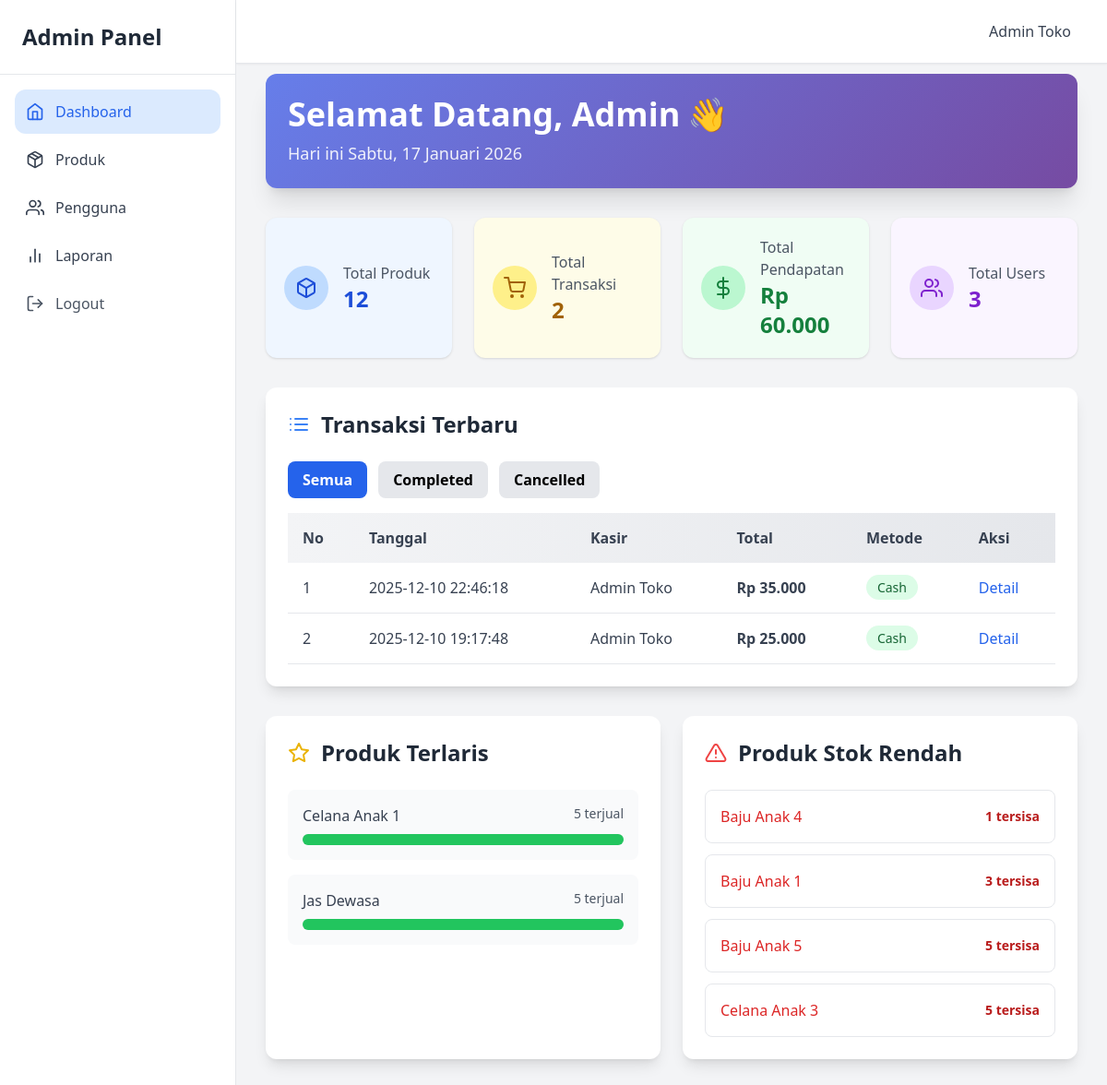
The page /dashboard/ (signed in) on the database its author committed.
### tables this page shows
CREATE TABLE `transactions` (
  `id` INT(11) NOT NULL AUTO_INCREMENT,
  `user_id` INT(11) NOT NULL,
  `total` INT(11) NOT NULL,
  `payment` INT(11) NOT NULL,
  `change_money` INT(11) NOT NULL,
  `method` ENUM('cash','qris','transfer') DEFAULT 'cash',
  `status` ENUM('completed','cancelled') DEFAULT 'completed',
  `created_at` DATETIME DEFAULT CURRENT_TIMESTAMP,
  PRIMARY KEY (`id`),
  KEY `user_id` (`user_id`),
  CONSTRAINT `fk_transactions_user`
    FOREIGN KEY (`user_id`) REFERENCES `users` (`id`)
);

CREATE TABLE `users` (
  `id` INT(11) NOT NULL AUTO_INCREMENT,
  `name` VARCHAR(100) NOT NULL,
  `email` VARCHAR(100) NOT NULL,
  `password` VARCHAR(255) NOT NULL,
  `role` ENUM('admin','kasir') DEFAULT 'kasir',
  `created_at` DATETIME DEFAULT CURRENT_TIMESTAMP,
  PRIMARY KEY (`id`),
  UNIQUE KEY `email` (`email`)
);

CREATE TABLE `products` (
  `id` INT(11) NOT NULL AUTO_INCREMENT,
  `name` VARCHAR(150) NOT NULL,
  `price` INT(11) NOT NULL,
  `stock` INT(11) NOT NULL,
  `image` VARCHAR(255) DEFAULT NULL,
  `is_deleted` TINYINT(1) DEFAULT 0,
  `created_at` DATETIME DEFAULT CURRENT_TIMESTAMP,
  `updated_at` DATETIME DEFAULT CURRENT_TIMESTAMP ON UPDATE CURRENT_TIMESTAMP,
  PRIMARY KEY (`id`)
);

### dashboard/logic/index.php (called while the page is built, shortened)
<?php
include "../../include/conn.php";
$totalProducts = $conn->query("SELECT COUNT(*) as total FROM products")->fetch_assoc()['total'];
$totalTransactions = $conn->query("SELECT COUNT(*) as total FROM transactions")->fetch_assoc()['total'];
$totalRevenue = $conn->query("
  SELECT SUM(total) as total
  FROM transactions
  WHERE status = 'completed'
")->fetch_assoc()['total'];
$totalRevenue = $totalRevenue ?? 0;
$totalUsers = $conn->query("SELECT COUNT(*) as total FROM users")->fetch_assoc()['total'];
$whereClause = "";
$recentTransactions = [];
$sql = "
    SELECT t.id, t.total, t.method, t.created_at, t.status, u.name as kasir
    FROM transactions t
    JOIN users u ON t.user_id = u.id
    $whereClause
    ORDER BY t.created_at DESC
    LIMIT 10
";
$res = $conn->query($sql);
while ($row = $res->fetch_assoc()) {
  $recentTransactions[] = $row;
}
$bestSellingProducts = [];
$res = $conn->query("
    SELECT p.id, p.name, p.stock, SUM(ti.qty) as total_sold
    FROM transaction_items ti
    JOIN products p ON ti.product_id = p.id
    GROUP BY p.id
    ORDER BY total_sold DESC
    LIMIT 5
");
while ($row = $res->fetch_assoc()) {
  $bestSellingProducts[] = $row;
}
$lowStockProducts = [];
$res = $conn->query("
    SELECT id, name, stock
    FROM products
    WHERE stock < 10
    ORDER BY stock ASC
");
while ($row = $res->fetch_assoc()) {
  $lowStockProducts[] = $row;
}
$hariIndo = [
  'Sunday' => 'Minggu',
  'Monday' => 'Senin',
  'Tuesday' => 'Selasa',
  'Wednesday' => 'Rabu',
  'Thursday' => 'Kamis',
  'Friday' => 'Jumat',
  'Saturday' => 'Sabtu'
];
$bulanIndo = [
  1 => 'Januari',
  2 => 'Februari',
  3 => 'Maret',
  4 => 'April',
  5 => 'Mei',
  6 => 'Juni',
  7 => 'Juli',
  8 => 'Agustus',
  9 => 'September',
  10 => 'Oktober',
  11 => 'November',
  12 => 'Desember'
];
$hari = $hariIndo[date('l')];
$tanggal = date('d');
$bulan = $bulanIndo[intval(date('m'))];
$tahun = date('Y');
$formattedTanggal = "$hari, $tanggal $bulan $tahun";

### dashboard/ui/index.php (the view, shortened to what this page needs)
<?php
include "../logic/index.php";
?>
<!DOCTYPE html>
<html lang="en">
<head>
  <?php include __DIR__ . '/../../include/module.php'; ?>
</head>
<body class="bg-gray-100">
  <?php include "../../include/layouts/sidebar.php"; ?>
  <?php include "../../include/layouts/header.php"; ?>
  <div class="ml-64 pt-20 p-8">
    <div class="gradient-bg text-white p-6 rounded-xl shadow-xl mb-8">
      <h1 class="text-4xl font-bold mb-2 flex items-center gap-2">
        <span>Selamat Datang, Admin</span>
        <span class="animate-bounce">👋</span>
      </h1>
      <p class="text-lg opacity-90">Hari ini <?php echo $formattedTanggal; ?></p>
    </div>
    <div class="grid grid-cols-1 md:grid-cols-4 gap-6 mb-8">
      <div class="p-5 bg-blue-50 rounded-xl shadow hover:shadow-lg transition flex items-center gap-4">
        <div class="bg-blue-200 p-3 rounded-full">
          <i data-feather="box" class="w-6 h-6 text-blue-700"></i>
        </div>
        <div>
          <p class="text-gray-600 font-medium">Total Produk</p>
          <p class="text-2xl md:text-2xl font-bold text-blue-700"><?= $totalProducts; ?></p>
        </div>
      </div>
      <div class="p-5 bg-yellow-50 rounded-xl shadow hover:shadow-lg transition flex items-center gap-4">
        <div class="bg-yellow-200 p-3 rounded-full">
          <i data-feather="shopping-cart" class="w-6 h-6 text-yellow-700"></i>
        </div>
        <div>
          <p class="text-gray-600 font-medium">Total Transaksi</p>
          <p class="text-2xl md:text-2xl font-bold text-yellow-700"><?= $totalTransactions; ?></p>
        </div>
      </div>
      <div class="p-5 bg-green-50 rounded-xl shadow hover:shadow-lg transition flex items-center gap-4">
        <div class="bg-green-200 p-3 rounded-full">
          <i data-feather="dollar-sign" class="w-6 h-6 text-green-700"></i>
        </div>
        <div>
          <p class="text-gray-600 font-medium">Total Pendapatan</p>
          <p class="text-2xl md:text-2xl font-bold text-green-700">Rp <?= number_format($totalRevenue, 0, ',', '.'); ?></p>
        </div>
      </div>
      <div class="p-5 bg-purple-50 rounded-xl shadow hover:shadow-lg transition flex items-center gap-4">
        <div class="bg-purple-200 p-3 rounded-full">
          <i data-feather="users" class="w-6 h-6 text-purple-700"></i>
        </div>
        <div>
          <p class="text-gray-600 font-medium">Total Users</p>
          <p class="text-2xl md:text-2xl font-bold text-purple-700"><?= $totalUsers; ?></p>
        </div>
      </div>
    </div>
    <div class="bg-white p-6 rounded-xl shadow-lg card-hover mb-8">
      <h2 class="text-2xl font-semibold mb-6 text-gray-800 flex items-center">
        <i data-feather="list" class="mr-3 text-blue-500"></i>Transaksi Terbaru
      </h2>
      <div class="mb-4 flex gap-3">
        <a href="dashboard/?status=all"
          class="px-4 py-2 rounded-lg font-semibold transition
    <?= (!isset($_GET['status']) || $_GET['status'] === 'all')
      ? 'bg-blue-600 text-white'
      : 'bg-gray-200 hover:bg-gray-300'
    ?>">
          Semua
        </a>
        <a href="dashboard/?status=completed"
          class="px-4 py-2 rounded-lg font-semibold transition
    <?= (isset($_GET['status']) && $_GET['status'] === 'completed')
      ? 'bg-green-600 text-white'
      : 'bg-gray-200 hover:bg-gray-300'
    ?>">
          Completed
        </a>
        <a href="dashboard/?status=cancelled"
          class="px-4 py-2 rounded-lg font-semibold transition
    <?= (isset($_GET['status']) && $_GET['status'] === 'cancelled')
      ? 'bg-red-600 text-white'
      : 'bg-gray-200 hover:bg-gray-300'
    ?>">
          Cancelled
        </a>
      </div>
      <div class="overflow-x-auto">
        <table class="w-full table-auto border-collapse">
          <thead class="bg-gradient-to-r from-gray-100 to-gray-200">
            <tr class="text-left text-gray-700">
              <th class="p-4 font-semibold">No</th>
              <th class="p-4 font-semibold">Tanggal</th>
              <th class="p-4 font-semibold">Kasir</th>
              <th class="p-4 font-semibold">Total</th>
              <th class="p-4 font-semibold">Metode</th>
              <th class="p-4 font-semibold">Aksi</th>
            </tr>
          </thead>
          <tbody class="text-gray-700">
            <?php foreach ($recentTransactions as $i => $trx): ?>
              <?php
              $isCancelled = $trx['status'] === 'cancelled';
              ?>
              <tr class="border-b transition-all ease-in-out
        <?= $isCancelled
                ? 'bg-red-50 text-red-700 hover:bg-red-100'
                : 'hover:bg-gray-100'
        ?>">
                <td class="p-4 font-medium"><?= $i + 1 ?></td>
                <td class="p-4">
                  <?= $trx['created_at'] ?>
                </td>
                <td class="p-4"><?= $trx['kasir'] ?></td>
                <td class="p-4 font-semibold">
                  Rp <?= number_format($trx['total'], 0, ',', '.') ?>
                </td>
                <td class="p-4">
                  <?php if ($isCancelled): ?>
                    <span class="px-3 py-1 rounded-full text-sm font-semibold bg-red-200 text-red-800">
                      Cancelled
                    </span>
                  <?php else: ?>
                    <span class="px-3 py-1 rounded-full text-sm font-medium
              <?= $trx['method'] == 'cash'
                      ? 'bg-green-100 text-green-800'
                      : ($trx['method'] == 'qris'
                        ? 'bg-blue-100 text-blue-800'
                        : 'bg-purple-100 text-purple-800')
              ?>">
                      <?= ucfirst($trx['method']) ?>
                    </span>
                  <?php endif; ?>
                </td>
                <td class="p-4">
                  <button
                    onclick="openDetailModal(<?= $trx['id']; ?>)"
                    class="font-medium transition
              <?= $isCancelled
                ? 'text-red-600 hover:underline'
                : 'text-blue-600 hover:underline'
              ?>">
                    Detail
                  </button>
                </td>
              </tr>
            <?php endforeach; ?>
          </tbody>
        </table>
      </div>
    </div>
    <div class="grid grid-cols-1 md:grid-cols-2 gap-6 mb-8">
      <div class="bg-white p-6 rounded-xl shadow-lg card-hover">
        <h2 class="text-2xl font-semibold mb-6 text-gray-800 flex items-center">
          <i data-feather="star" class="mr-3 text-yellow-500"></i>Produk Terlaris
        </h2>
        <div class="space-y-4">
          <?php
          $maxSold = !empty($bestSellingProducts) ? max(array_column($bestSellingProducts, 'total_sold')) : 1;
          ?>
          <?php foreach ($bestSellingProducts as $prod): ?>
            <?php
            $percentage = ($prod['total_sold'] / $maxSold) * 100;
            ?>
            <div class="p-4 bg-gray-50 rounded-lg hover:bg-gray-100 transition">
              <div class="flex justify-between mb-2">
                <span class="font-medium text-gray-700"><?php echo $prod['name']; ?></span>
                <span class="text-sm text-gray-600"><?php echo $prod['total_sold']; ?> terjual</span>
              </div>
              <div class="w-full bg-gray-200 rounded-full h-3">
                <div class="bg-green-500 h-3 rounded-full transition-all duration-500" style="width: <?php echo $percentage; ?>%;"></div>
              </div>
            </div>
          <?php endforeach; ?>
        </div>
      </div>
      <div class="bg-white p-6 rounded-xl shadow-lg card-hover">
        <h2 class="text-2xl font-semibold mb-6 text-gray-800 flex items-center">
          <i data-feather="alert-triangle" class="mr-3 text-red-500"></i>Produk Stok Rendah
        </h2>
        <div class="space-y-3">
          <?php if (count($lowStockProducts) > 0): ?>
            <?php foreach ($lowStockProducts as $prod): ?>
              <div class="flex justify-between items-center p-4 border rounded-lg hover:bg-red-50 transition">
                <span class="font-medium text-red-600"><?php echo $prod['name']; ?></span>
                <span class="text-sm text-red-700 font-semibold"><?php echo $prod['stock']; ?> tersisa</span>
              </div>
            <?php endforeach; ?>
          <?php else: ?>
            <div class="p-4 text-green-600 font-medium bg-green-50 rounded-lg text-center">Semua produk aman</div>
          <?php endif; ?>
        </div>
      </div>
    </div>
  </div>
</body>
</html>

### dashboard/ui/index.php (style rules this page uses)
.gradient-bg { background: linear-gradient(135deg, #667eea 0%, #764ba2 100%); }
.card-hover { transition: transform 0.3s ease, box-shadow 0.3s ease; }

### rows shown on the page
transactions: created_at "2025-12-10 22:46:18", user.name "Admin Toko", total "35.000", method "Cash"
transactions: created_at "2025-12-10 19:17:48", user.name "Admin Toko", total "25.000", method "Cash"
products: name "Celana Anak 1", total_sold "5", $percentage 100 (drawn)
products: name "Jas Dewasa", total_sold "5", $percentage 100 (drawn)
products: name "Baju Anak 4", stock "1"
products: name "Baju Anak 1", stock "3"
products: name "Baju Anak 5", stock "5"
products: name "Celana Anak 3", stock "5"

### other values the page prints
$_SESSION['user_name'] "Admin Toko"
$formattedTanggal "Sabtu, 17 Januari 2026"
$totalProducts "12"
$totalTransactions "2"
$totalRevenue "60.000"
$totalUsers "3"
